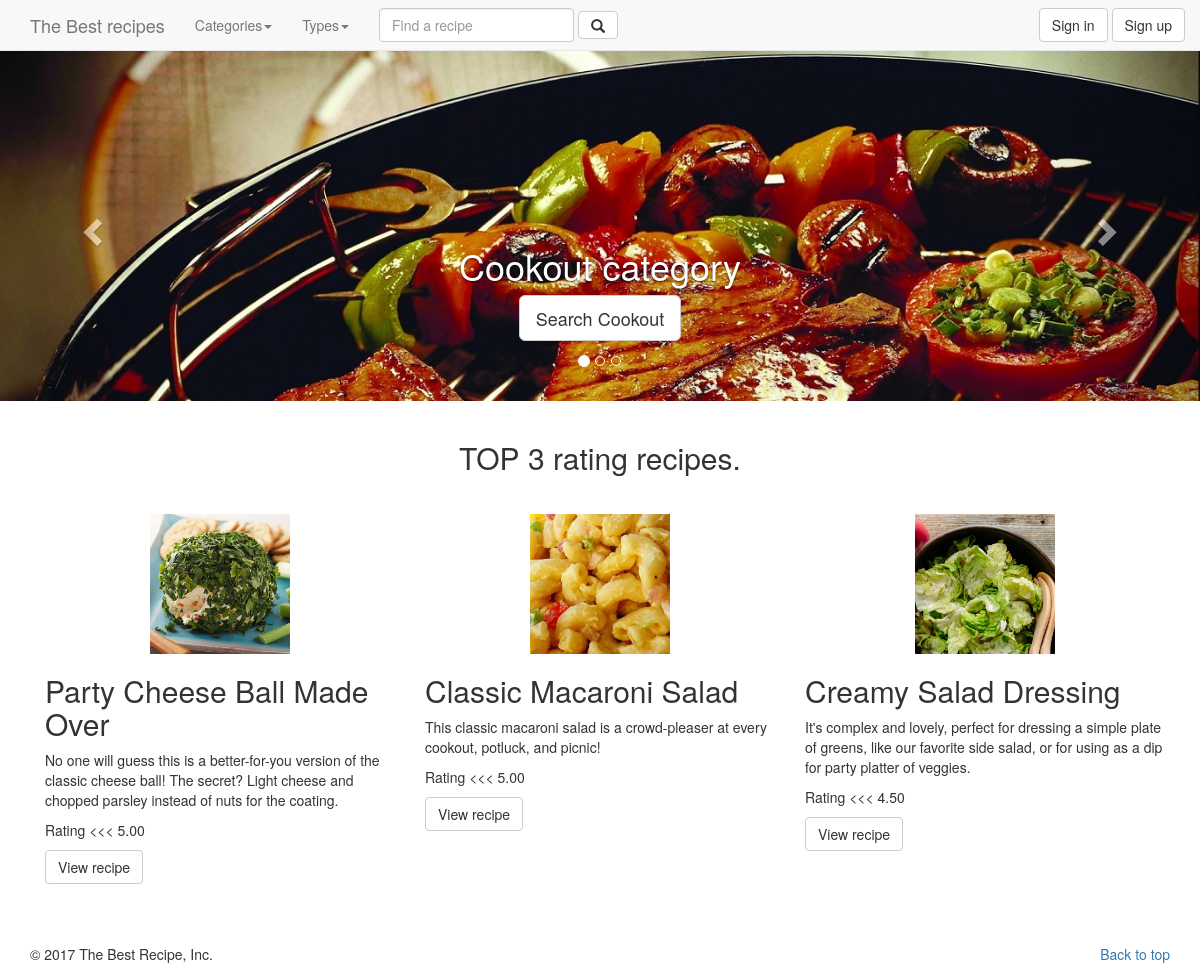
/recipe.dev/index.php, run on the app's committed database.
### tables this page shows
CREATE TABLE `category` (
  `id` int(11) NOT NULL,
  `name` varchar(50) NOT NULL,
  `image` varchar(20) NOT NULL
);

CREATE TABLE `recipe` (
  `id` int(11) NOT NULL,
  `name` varchar(30) NOT NULL,
  `prepare_time` int(11) NOT NULL COMMENT 'minutes',
  `cook_time` int(11) NOT NULL COMMENT 'minutes',
  `calorie` int(11) NOT NULL,
  `type_id` int(11) NOT NULL,
  `serving` int(2) NOT NULL,
  `date` timestamp NOT NULL DEFAULT CURRENT_TIMESTAMP,
  `image` varchar(30) NOT NULL,
  `user_id` int(11) NOT NULL,
  `description` text NOT NULL
);

### recipe.dev/classes/Bootstrap.php (called while the page is built)
<?php
class Bootstrap{
	private $controller;
	private $action;
	private $request;
	public function __construct($request){
		$this->request = $request;
		if($this->request['controller'] == ""){
			$this->controller = 'home';
		} else {
			$this->controller = $this->request['controller'];
		}
		if($this->request['action'] == ""){
			$this->action = 'index';
		} else {
			$this->action = $this->request['action'];
		}
	}
	public function createController(){
		if(class_exists($this->controller)){
			$parents = class_parents($this->controller);
			if(in_array("Controller", $parents)){
				if(method_exists($this->controller, $this->action)){
					return new $this->controller($this->action, $this->request);
				} else {
					echo '<h1>Method does not exist</h1>';
					return;
				}
			} else {
				echo '<h1>Base controller not found</h1>';
				return;
			}
		} else {
			echo '<h1>Controller class does not exist</h1>';
			return;
		}
	}
}

### recipe.dev/controllers/home.php (called while the page is built)
<?php
class Home extends Controller{
	protected function Index(){
		$viewmodel = new HomeModel();
		$this->returnView($viewmodel->Index(), true);
	}
}

### recipe.dev/classes/Model.php (called while the page is built, shortened)
<?php
abstract class Model{
	protected $dbh;
	protected $stmt;
	public function __construct(){
		$this->dbh = new PDO("mysql:host=".DB_HOST.";dbname=".DB_NAME, DB_USER, DB_PASS);
	}
	public function query($query){
		$this->stmt = $this->dbh->prepare($query);
	}
	public function execute(){
		$this->stmt->execute();
	}
	public function resultSet(){
		$this->execute();
		return $this->stmt->fetchAll(PDO::FETCH_ASSOC);
	}
}

### recipe.dev/models/home.php (called while the page is built, shortened)
<?php
class HomeModel extends Model{
	public function Index(){
		$params=array();
		$where='';
		$limit='';
		$header='';
		$url=parse_url($_SERVER["REQUEST_URI"]);
		if(!empty($url['query'])){
			parse_str($url['query'], $params);
				if(isset($params['category'])){
					$where=" WHERE recipe.id IN ( SELECT recipe_id FROM recipe_category WHERE category_id = ".$params['category']." )" ;
					$this->query("SELECT * FROM category WHERE id =".$params['category']);
					$res = $this->resultSet();
					$header="Search by category ".$res[0]['name'];
				}
				if(isset($params['type'])){
					$where=" WHERE recipe.type_id = ".$params['type'];
					$this->query("SELECT * FROM type WHERE id =".$params['type']);
					$res = $this->resultSet();
					$header="Search by type ".$res[0]['name'];
				}
				if(isset($params['find'])){
					$where=" WHERE recipe.id IN ( SELECT recipe_category.recipe_id FROM recipe_category INNER JOIN category ON recipe_category.category_id = category.id WHERE category.name LIKE '%".$params['find']."%' )" ;
					$where .=" OR recipe.id IN ( SELECT recipe_id FROM recipe_ingridient WHERE name LIKE '%".$params['find']."%' )" ;
					$where .=" OR recipe.name LIKE '%".$params['find']."%' ";
					$where .=" OR type.name LIKE '%".$params['find']."%' ";
					$header="Search for '".$params['find']."' in types, categories, ingridients or recipes.";
				}
		}
		else{
			$limit = "LIMIT 3";
			$header = "TOP 3 rating recipes.";
		}
		$this->query("SELECT * FROM category WHERE image not like ''");
		$carousel = $this->resultSet();
		$categories = $this->resultSet();
		$types = $this->resultSet();
		$sql = "SELECT recipe.*,rating.rating,type.name as type
				  FROM recipe
				  LEFT JOIN
	              (SELECT recipe_id,ROUND((SUM(rating)/COUNT(DISTINCT id)),2) as rating
                  FROM `recipe_rating`
                  GROUP BY recipe_id ORDER BY rating DESC) AS rating
                  ON recipe.id=rating.recipe_id
                  INNER JOIN type ON recipe.type_id = type.id
                  ".$where."
				  GROUP BY recipe.id
				  ORDER BY rating.rating DESC ".$limit;
		$this->query($sql);
		$recipes = $this->resultSet();
		$result=array( 'carousel' => $carousel , 'categories' => $categories , 'types' => $types ,'recipes' => $recipes, 'header' =>$header);
		return $result;
	}
}

### recipe.dev/views/main.php (the view, shortened to what this page needs)
<html>
<head>
	<link rel="stylesheet" href="<?php echo ROOT_PATH; ?>public/css/bootstrap.css">
  <link href="<?php echo ROOT_PATH; ?>public/css/bootstrap.min.css" rel="stylesheet">
  <link href="<?php echo ROOT_PATH; ?>public/css/style.css" rel="stylesheet">
  <link rel="stylesheet" href="https://maxcdn.bootstrapcdn.com/bootstrap/3.3.7/css/bootstrap.min.css">
  <link rel="stylesheet" href="//netdna.bootstrapcdn.com/font-awesome/4.2.0/css/font-awesome.min.css">
</head>
<body>
	<nav class="navbar navbar-default navbar-fixed-top" style="margin-bottom: 0!important">
      <div class="container">
        <div class="navbar-header">
          <a class="navbar-brand" href="<?php echo ROOT_URL; ?>">The Best recipes</a>
        </div>
        <div id="navbar" class="collapse navbar-collapse">
          <ul class="nav navbar-nav">
            <li class="dropdown">
              <a href="#" class="dropdown-toggle" data-toggle="dropdown" role="button" aria-haspopup="true" aria-expanded="false">Categories<span class="caret"></span></a>
            </li>
            <li class="dropdown">
              <a href="#" class="dropdown-toggle" data-toggle="dropdown" role="button" aria-haspopup="true" aria-expanded="false">Types<span class="caret"></span></a>
            </li>
          </ul>
          <form class="navbar-form navbar-left" action="<?php echo ROOT_URL; ?>home/index" method="get">
            <div class="form-group">
              <input type="text" class="form-control" name="find" placeholder="Find a recipe" required>
            </div>
            <button type="submit" class="btn btn-default"><span class="glyphicon glyphicon-search" aria-hidden="true"></span></button>
          </form>
          <ul class="nav navbar-nav navbar-right">
            <?php if(isset($_SESSION['is_logged_in'])) : ?>
            <li><a href="<?php echo ROOT_URL; ?>">Welcome <?php echo $_SESSION['user_data']['name']; ?></a></li>
            <button type="button" class="btn btn-default navbar-btn" onclick="location.href='<?php echo ROOT_URL; ?>users/logout'">Logout</button>
          <?php else : ?>
            <button type="button" class="btn btn-default navbar-btn" onclick="location.href='<?php echo ROOT_URL; ?>users/signin'">Sign in</button>
            <button type="button" class="btn btn-default navbar-btn" onclick="location.href='<?php echo ROOT_URL; ?>users/signup'">Sign up</button>          <?php endif; ?>
          </ul>
        </div>
      </div>
    </nav>
    <div style="margin-top: 50px">
     	<?php require($view); ?>
    <div>
    <div class="container marketing" style="margin-top: 50px">
      <footer>
        <p class="pull-right"><a href="<?php echo ROOT_URL; ?>">Back to top</a></p>
        <p>© 2017 The Best Recipe, Inc.</p>
      </footer>
    </div>
</body>
</html>

### recipe.dev/index.php (shortened to what this page needs)
<?php
require('classes/Bootstrap.php');
require('classes/Controller.php');
require('classes/Model.php');
require('controllers/home.php');
require('models/home.php');
$bootstrap = new Bootstrap($_GET);
$controller = $bootstrap->createController();
if($controller){
	$controller->executeAction();
}

### recipe.dev/classes/Controller.php (shortened to what this page needs)
<?php
abstract class Controller{
	protected $action;
	public function __construct($action, $request){
		$this->action = $action;
	}
	public function executeAction(){
		return $this->{$this->action}();
	}
	protected function returnView($viewmodel, $fullview){
		$view = 'views/'. get_class($this). '/' . $this->action. '.php';
		if($fullview){
			require('views/main.php');
		} else {
			require($view);
		}
	}
}

### recipe.dev/views/home/index.php (shortened to what this page needs)
<div id="myCarousel" class="carousel slide" data-ride="carousel" style="margin-top: 50px">
	<ol class="carousel-indicators">
		<?php
			$active="class='active'";
			for( $i = 0; $i < count($viewmodel['carousel']); $i++){
				if($i==1)
					$active="";
		?>
		<li data-target="#myCarousel" data-slide-to="<?php echo $i; ?>" <?php echo $active; ?> ></li>
		<?php
			}
		?>
    </ol>
	<div class="carousel-inner" role="listbox">
		<?php
			$i=0;
			$active="active";
			foreach($viewmodel['carousel']as $value){
				if($i==1)
					$active="";
				$i++;
		?>
		<div class="item <?php echo $active; ?>">
		  <img style="width:100%" src="<?php echo ROOT_URL; ?>public/img/category/<?php echo $value['image']; ?>" alt="">
		  <div class="container">
			<div class="carousel-caption">
			  <h1><?php echo $value['name']; ?> category</h1>
			  <p><a class="btn btn-lg btn-default" href="<?php echo ROOT_URL; ?>home/index?category=<?php echo$value['id'];?>" role="button">Search <?php echo $value['name']; ?></a></p>
			</div>
		  </div>
		</div>
		<?php
			}
		?>
	</div>
	<a class="left carousel-control" href="#myCarousel" role="button" data-slide="prev">
		<span class="glyphicon glyphicon-chevron-left" aria-hidden="true"></span>
	</a>
	<a class="right carousel-control" href="#myCarousel" role="button" data-slide="next">
		<span class="glyphicon glyphicon-chevron-right" aria-hidden="true"></span>
	</a>
</div>
<div class="container marketing" style="margin-top: 20px">
	<h2 style='text-align: center;margin-bottom: 40px'><?php echo ($viewmodel['header']);?></h2>
	<?php
		$i=1;
		foreach($viewmodel['recipes'] as $value) {
			echo ($i%3==0) ?  "<div class='row'>" :  "";
	?>
	<div class="col-lg-4">
	  <img class="img-responsive center-block" src="<?php echo ROOT_URL; ?>public/img/recipe/<?php echo $value['image']; ?>" alt="Generic placeholder image" width="140" height="140">
	  <h2><?php echo $value['name']?></h2>
	  <p><?php echo $value['description']; ?></p>
	  <p style="font-size:bold">Rating <<< <?php echo $value['rating']; ?> </p>
	  <p><a class="btn btn-default" href="<?php echo ROOT_URL; ?>recipe/index?id=<?php echo $value['id']; ?>" role="button">View recipe</a></p>
	</div>
	<?php
	echo ($i%3==0) ?  "</div>" : "";
		$i++;
		}
	?>
</div>

### data on the page
category: image (picture), name "Cookout"
recipe: image (picture), name "Party Cheese Ball Made Over", description "No one will guess this is a better-for-you version of the classic cheese ball! The secret? Light cheese and chopped parsley instead of nuts for the coating.", rating "5.00"
recipe: image (picture), name "Classic Macaroni Salad", description "This classic macaroni salad is a crowd-pleaser at every cookout, potluck, and picnic!", rating "5.00"
recipe: image (picture), name "Creamy Salad Dressing", description "It's complex and lovely, perfect for dressing a simple plate of greens, like our favorite side salad, or for using as a dip for party platter of veggies.", rating "4.50"

### other printed values
$viewmodel['header'] "TOP 3 rating recipes."
